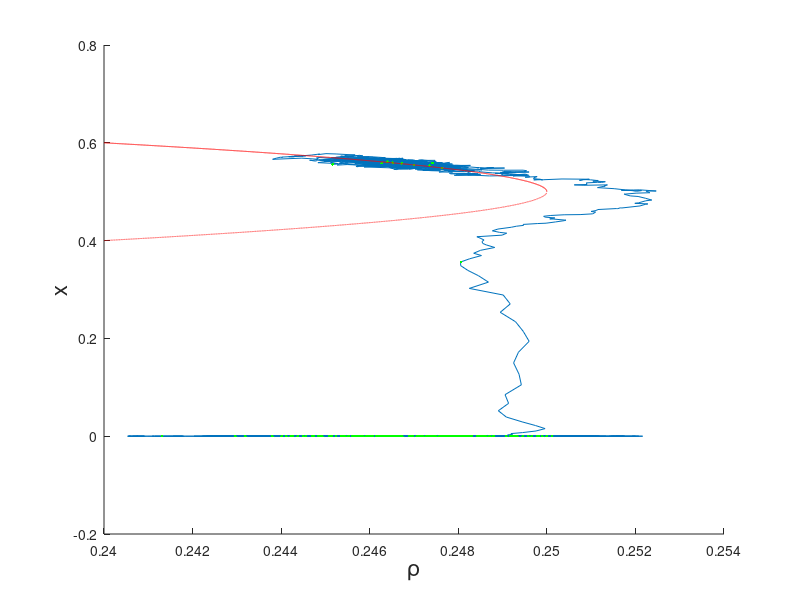

Source code (MATLAB): (Note: this script raises an error after producing the figure.)
clearvars

a = 1; K = 1;
trho = 0.247;      % the centered value for the OU process rho (rho star)
lambda = 0.01; 
phi = 0.04;     % OU parameters

psi = 0.1; 
eps = 0.005;

P = 0.95;
k =-log(1-P);
T = 40000; N = 2^17; dt = T/N;

X0 = 0.5*(1+sqrt(1-4*trho)); 
rho0 = trho;      % initial value of the process rho

warning off;

%%%%%%%%%%%%%%%%%%%%%%%%%%%%%%%%%%%%%% Increments of Brownian motion
dW = sqrt(dt)*randn(2,N);
R = 4; Dt = R*dt; L = N/R;



rho = zeros(1,L);                           %%%%%%%%%%%%%%%%%%%%%%%%%%%%%%%%%%%%%% Ornstein-Uhlenbeck process
rhotemp = rho0;
X = zeros(1,L);                             %%%%%%%%%%%%%%%%%%%%%%%%%%%%%%%%%%%%%% Population process
Xtemp = X0;
Winc = zeros(2,L);

for j=1:L    
    Winc(1,j) = sum(dW(1,R*(j-1)+1:R*j));
    Winc(2,j) = sum(dW(2,R*(j-1)+1:R*j));
end

for j = 1:L    
    Xtemp = Xtemp + Dt*(a*Xtemp^2*(1-Xtemp/K)-rhotemp*Xtemp)+eps*sqrt(psi*Xtemp)*Winc(1,j);
    rhotemp = rhotemp - lambda*(rhotemp - trho)*Dt + eps*phi*Winc(2,j) ;

    X(j) = Xtemp;
    rho(j) = rhotemp;
end

rho = [rho0,rho];

%%%%%%%%%%%%%%%%%%%%%%%%%%%%%%%%%%%%%%%%%%% Create plots of paths

figure(1)
hold on
X=[X0,X];
X2D = real(X);

plot(rho,X,'MarkerEdgeColor',"#A2142F")
ylabel('x','FontSize',16);
xlabel('\rho','FontSize',16);
%title('Dynamics without control','FontSize',16)

theta=0.240:0.000001:0.25;
EqStable1 = K*0.5*(1+sqrt(1-4*theta/(a*K))); EqUnstable1 = K*0.5*(1-sqrt(1-4*theta/(a*K)));

z = length(rho);
TimeMarks = 150;
rhotemp=rho(1:TimeMarks:z);
Ztemp=X(1:TimeMarks:z);
plot(rhotemp,Ztemp,'g.')

plot(theta,EqStable1,'r-')
plot(theta,EqUnstable1,'r--')
xline(trho,'LineWidth',1.5);
xline(0.25,'--','LineWidth',1.5)
eq = K*0.5*(1+sqrt(1-4*trho/(a*K)));
plot(trho, eq,'ko', 'MarkerFaceColor', 'k', 'MarkerSize', 9)
%plot(rho0,X0,'r*')              % initial condition

 %%%%%%%%%%%%%%%%%%%%%%%%%%%%%%%%%%%%%%%%%%%% Plot the confidence ellipse
 xs = 0.5*(1+sqrt(1-4*trho));
 xu = 0.5*(1-sqrt(1-4*trho));
 J = [2*xs-3*xs^2-trho -xs; 0 -lambda];
 S = [psi*xs 0; 0 phi^2];

plot(trho, xu,'ko','MarkerFaceColor', 'none', 'MarkerSize', 9)

% % Get the dimensions of matrix J
n = size(J, 1);

% This equation solves vec(J * W + W * J') = vec(-S)
I = eye(n);
lhs = kron(I,J) + kron(J,I);  % Left-hand side matrix for the linear system
rhs = -S(:);                   % Right-hand side vectorized

% Solve the linear system
w = lhs \ rhs;

% Reshape the solution vector back into the matrix form
W = reshape(w, n, n);
V = inv(W);

ellipse = @(ou,pop) V(1,1)*(pop-xs).^2+V(2,2)*(ou-trho).^2+(V(2,1)+V(1,2))*(pop-xs).*(ou-trho)-2*eps^2*k;
fimplicit(ellipse,'r','LineWidth',2)

axis([0.243 0.255 0.43 0.6]);


%%%% Plot the separatrix %%%%

yRange = 0.246:0.0003:0.251;
xRange = 0.4:0.01:0.55;

% Create a meshgrid for x and y
[X, Y] = meshgrid(xRange, yRange);

% Define the vector field functions f(x, y) and g(x, y)
f = @(x, y) x.^2.*(1-x)-y.*x;    % Example function for x'
g = @(x, y) -lambda*(y-trho);    % Example function for d/dt(rho)

% Define the system of differential equations for ode45
dynamics = @(t, z) [f(z(1), z(2)); g(z(1), z(2))];

% Identify the saddle point and its Jacobian
saddle_point = [xu,trho]; % Known saddle point for this example
J = [2*xu-3*xu^2-trho -xu; 0 -lambda];      % Jacobian matrix at the saddle point

% Find the eigenvalues and eigenvectors of the Jacobian
[VV, D] = eig(J);
stable_direction = VV(:,2); % Eigenvector for the unstable eigenvalue

% Perturbation size
epsilon = 0.0005;

% Compute initial points near the saddle point in the stable direction
z0_pos = saddle_point + epsilon * stable_direction';
z0_neg = saddle_point - epsilon * stable_direction';

% Integrate forward and backward from these points to plot the stable separatrix
[T2, Z2] = ode45(dynamics, [0, -6000], z0_pos);   % Backward in time
[T4, Z4] = ode45(dynamics, [0, -1000], z0_neg);   % Backward in time

% Plot the stable separatrix in a different color (e.g., blue)
plot(Z2(:, 2), Z2(:, 1), 'b', 'LineWidth', 1.5); % Positive direction backward
plot(Z4(:, 2), Z4(:, 1), 'b', 'LineWidth', 1.5); % Negative direction backward

hold off;

ax = gca;
ax.YTick = linspace(0.43, 0.6, 5);
ax.XTick = linspace(0.243, 0.2550, 3);
